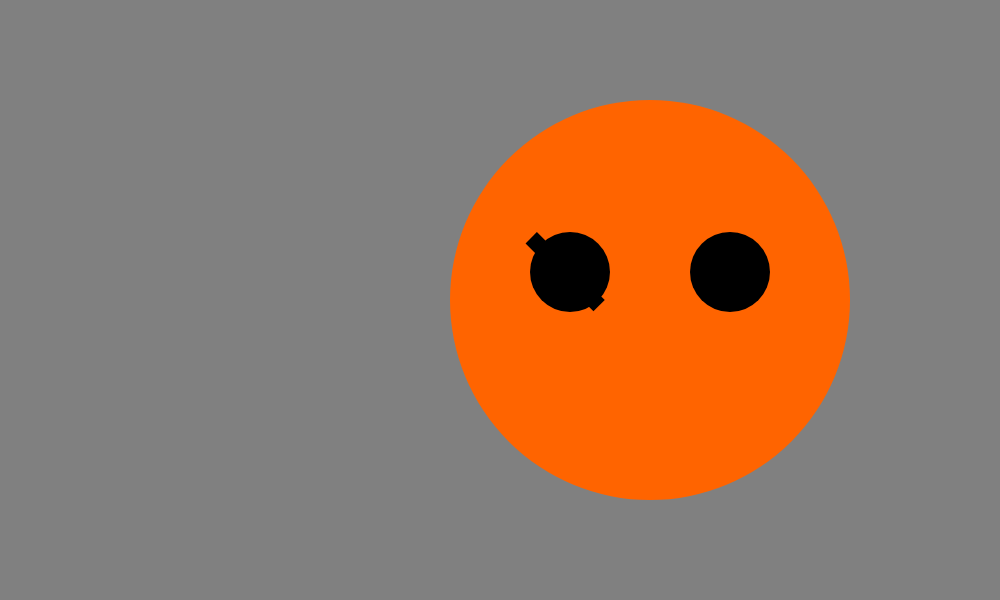
Frame 1 (no input)
Frame 60 (no input): identical to frame 1, image omitted
Frame 120 (the mouse pressed at the canvas centre since frame 60): identical to frame 1, image omitted

The p5.js sketch that drew this single still picture (run headless with seeded random() and noise() and a simulated clock; from frame 60 on, the mouse is pressed at the canvas centre):

// p5.js sketch
// ── sketch.js
// initial variable. Define face size.
var face_size = 400;

// all other variables are determined in
// relation to the smileySize variable.
var eye_pos_x = face_size * 0.2;
var eye_pos_y = face_size * -0.07;
var eye_size = face_size * 0.2;
var brow_pos_x = face_size * 0.2;
var brow_pos_y = face_size * 0.1;
var brow_width = eye_size * 1.2;
var brow_thick = eye_size * 0.2;
var face_pos_y = face_size * 0.15;
var mouth_width = face_size * 0.75;
var mouth_height = face_size * 0.50;

function setup() {
    // create a canvas to draw my portrait on
    createCanvas( 1000, 600 );
}

function draw() {
    background('gray');

    //*** ANGRY FACE ***
    push();
        translate(650,300);

        //*** OUTLINE OF HEAD ***
        noStroke();
        fill('rgb(255,100,0)');
        ellipse( 0, 0, face_size );

        //*** EYES ***
        noStroke();
        fill('black');
        ellipse(-eye_pos_x, eye_pos_y, eye_size);
        ellipse( eye_pos_x, eye_pos_y, eye_size);

        //*** EYE BROWS ***
        push();
            rectMode(CENTER);
            rotate(radians(45));
            // translate(brow_width*0.25, brow_width*-0.25);
            noStroke();
            fill('black');
            rect(-brow_pos_x, brow_pos_y, brow_width, brow_thick);
        pop();


    pop();

    //*** FRUSTRATION METER ***
    push();

    pop();
}
